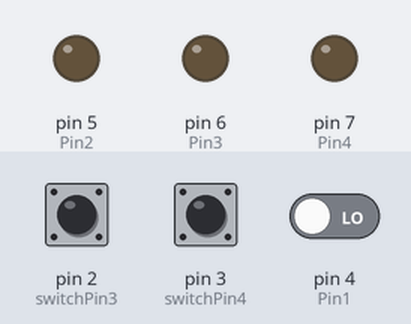
Simulated run of this sketch. Board: Arduino Uno, built with avr-gcc and run on an emulated ATmega328P. Shown: output pins drawn as LEDs (lit = HIGH). Dashed ring = blinking. The inputs (shaded band) are chosen by the test bench; at power-on: pin 2 (switchPin3) LOW, pin 4 (Pin1) LOW, pin 3 (switchPin4) LOW. What the sketch prints to the serial monitor is not drawn.

Above: at 1.2 s.
1.3 s: pin 2 (switchPin3) pulled HIGH for 0.15 s
At 1.46 s:
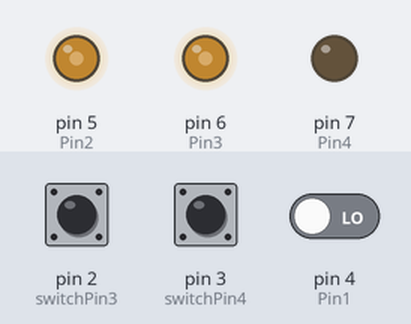
2.9 s: pin 4 (Pin1) driven HIGH
At 3.06 s:
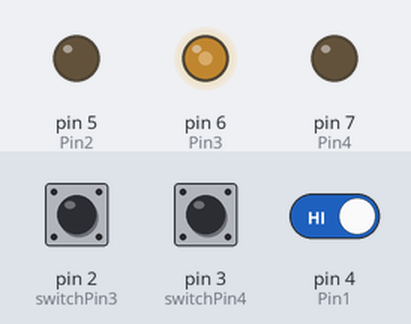
5.9 s: pin 3 (switchPin4) pulled HIGH for 3.2 s
At 6.5 s:
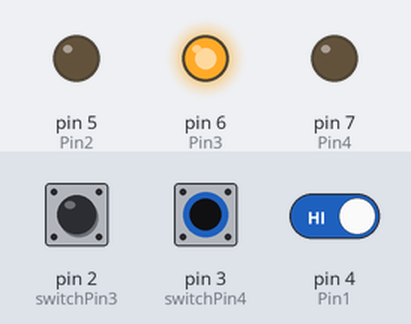
10.6 s: pin 4 (Pin1) driven LOW
12.1 s: pin 2 (switchPin3) pulled HIGH for 1 s
15.1 s: pin 2 (switchPin3) pulsed HIGH 2 times (0.12 s each, 0.3 s apart)
At 15.48 s:
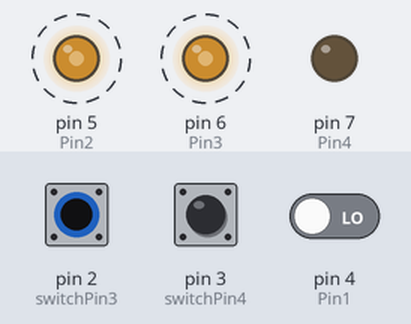
Timing chart, 0 to 18.1 s (numbered marks = the images above; inputs shaded):
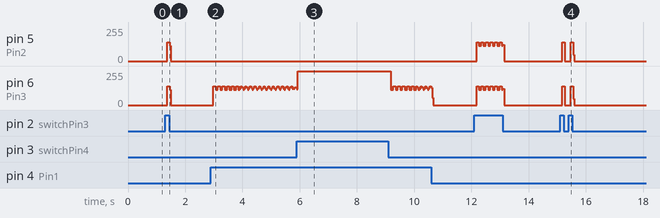

The sketch:

robo_car_arduino.ino
```cpp
const int Pin1 = 4,Pin2 = 5,Pin3= 6,Pin4=7;
const  int switchPin1 = 4,switchPin2 =1,switchPin3 = 2,switchPin4 =3 ;
int switchState1 = 0,switchState2 = 0,switchState3 = 0,switchState4 = 0;
void setup() {
  // put your setup code here, to run once:
    pinMode(Pin1,OUTPUT);
    pinMode(Pin2,OUTPUT);
    pinMode(Pin3,OUTPUT);
    pinMode(Pin4,OUTPUT);
    pinMode(switchPin1,INPUT);
    pinMode(switchPin2,INPUT);
    pinMode(switchPin3,INPUT);
    pinMode(switchPin4,INPUT);
    Serial.begin(9600);
}

void loop() {
  // put your main code here, to run repeatedly:
     switchState1 = digitalRead(switchPin1);
     switchState2 = digitalRead(switchPin2);
     switchState3 = digitalRead(switchPin3);
     switchState4 = digitalRead(switchPin4);

     if (switchState1 == HIGH)
     {
      Serial.println('Forward');
      digitalWrite(Pin1,HIGH);
      digitalWrite(Pin2,LOW);
      digitalWrite(Pin3,HIGH);
      digitalWrite(Pin4,LOW);
     }
    if(switchState2 == HIGH)
    {
      Serial.println('Revers');
      digitalWrite(Pin1,LOW);
      digitalWrite(Pin2,HIGH);
      digitalWrite(Pin3,LOW);
      digitalWrite(Pin4,HIGH);
    }
    if(switchState3 == HIGH)
    {
      Serial.println('Right');
      digitalWrite(Pin1,LOW);
      digitalWrite(Pin2,HIGH);
      digitalWrite(Pin3,HIGH);
      digitalWrite(Pin4,LOW);
    }
    if(switchState4 == HIGH)
    {
      Serial.println('Left');
      digitalWrite(Pin1,LOW);
      digitalWrite(Pin2,LOW);
      digitalWrite(Pin3,HIGH);
      digitalWrite(Pin4,LOW);
    }
    else
     {
       Serial.println('Stop');
       digitalWrite(Pin1,LOW);
       digitalWrite(Pin2,LOW);
       digitalWrite(Pin3,LOW);
       digitalWrite(Pin4,LOW);
     }
}
```

Measured:
- after the input at 1.3 s, pin 5 (Pin2), pin 6 (Pin3): 0/255 → 139/255 after 0.08 s, → 0/255 0.08 s later
- after the input at 15.1 s, pin 5 (Pin2), pin 6 (Pin3): alternates 139/255 for 0.08 s and 0/255 for 0.22 s, 4 changes in all, then stays 0/255, starting after 0.08 s
